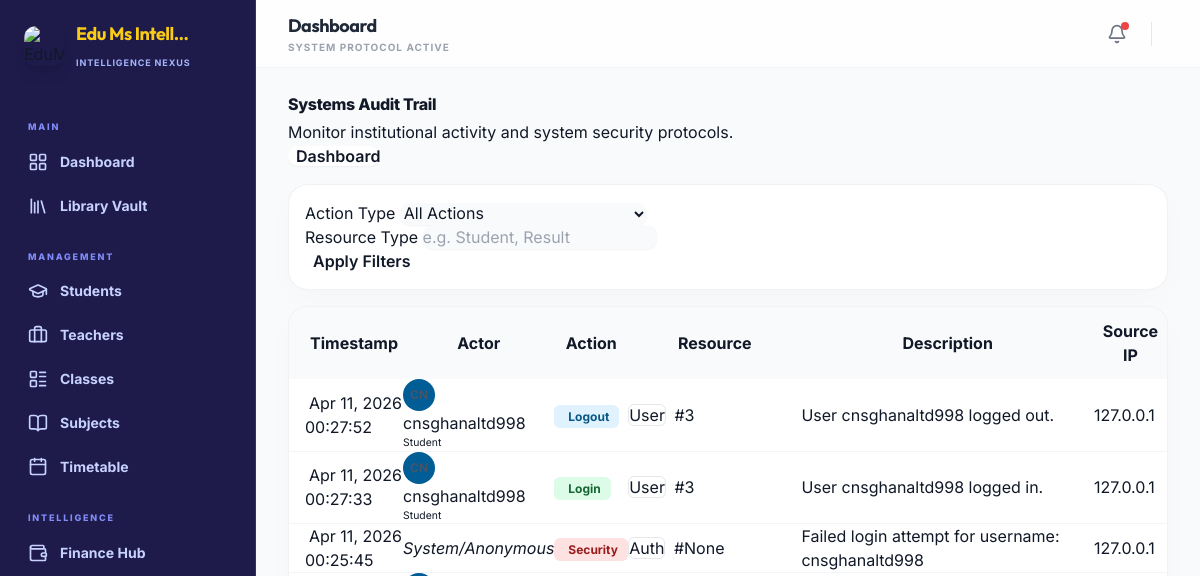
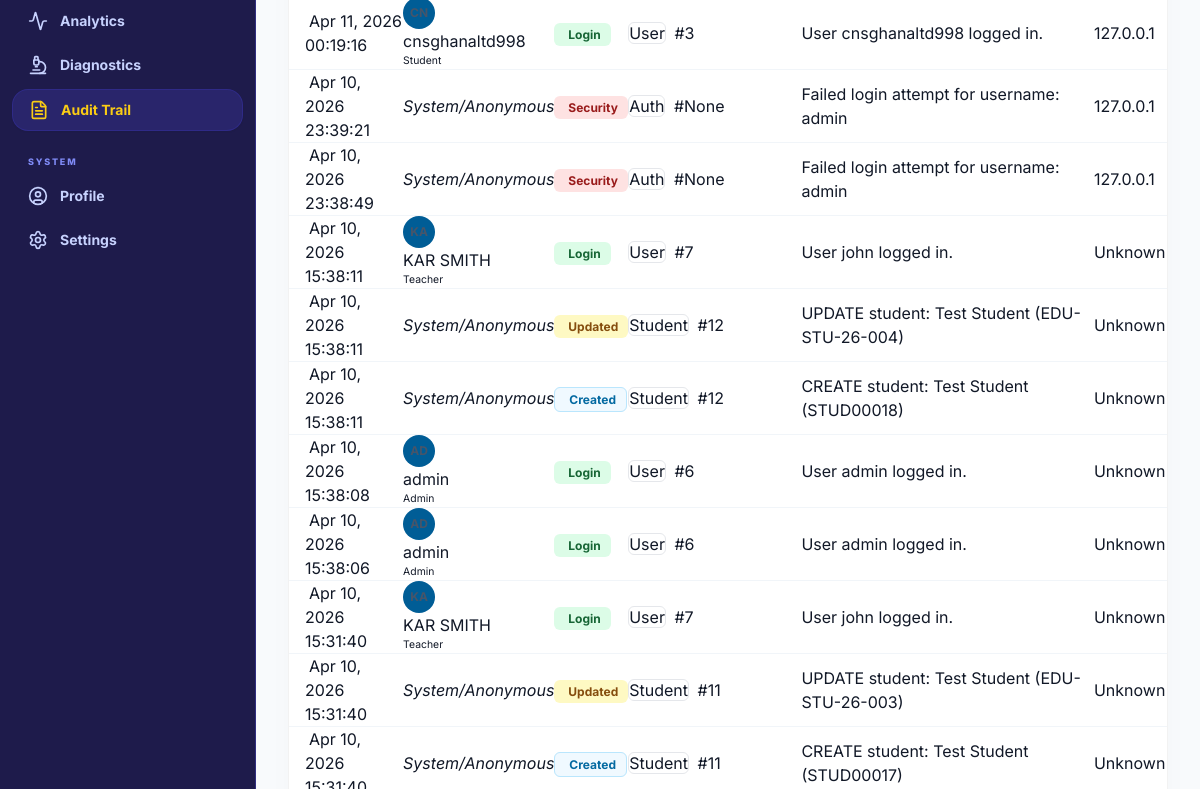
Before: /admin-dashboard/audit/logs/ (signed in, upper part) with the older database file (2 pictures, top to bottom).
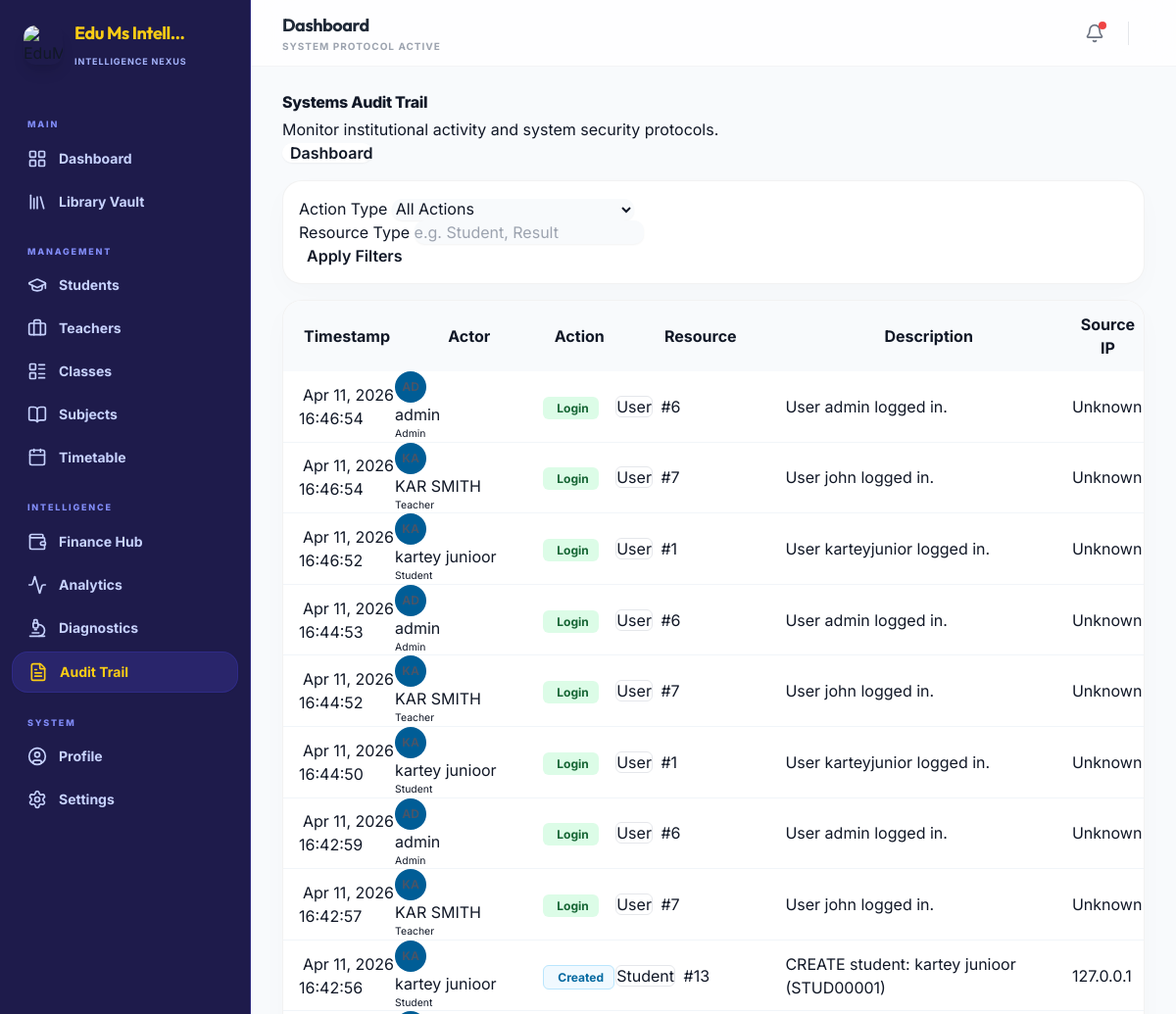
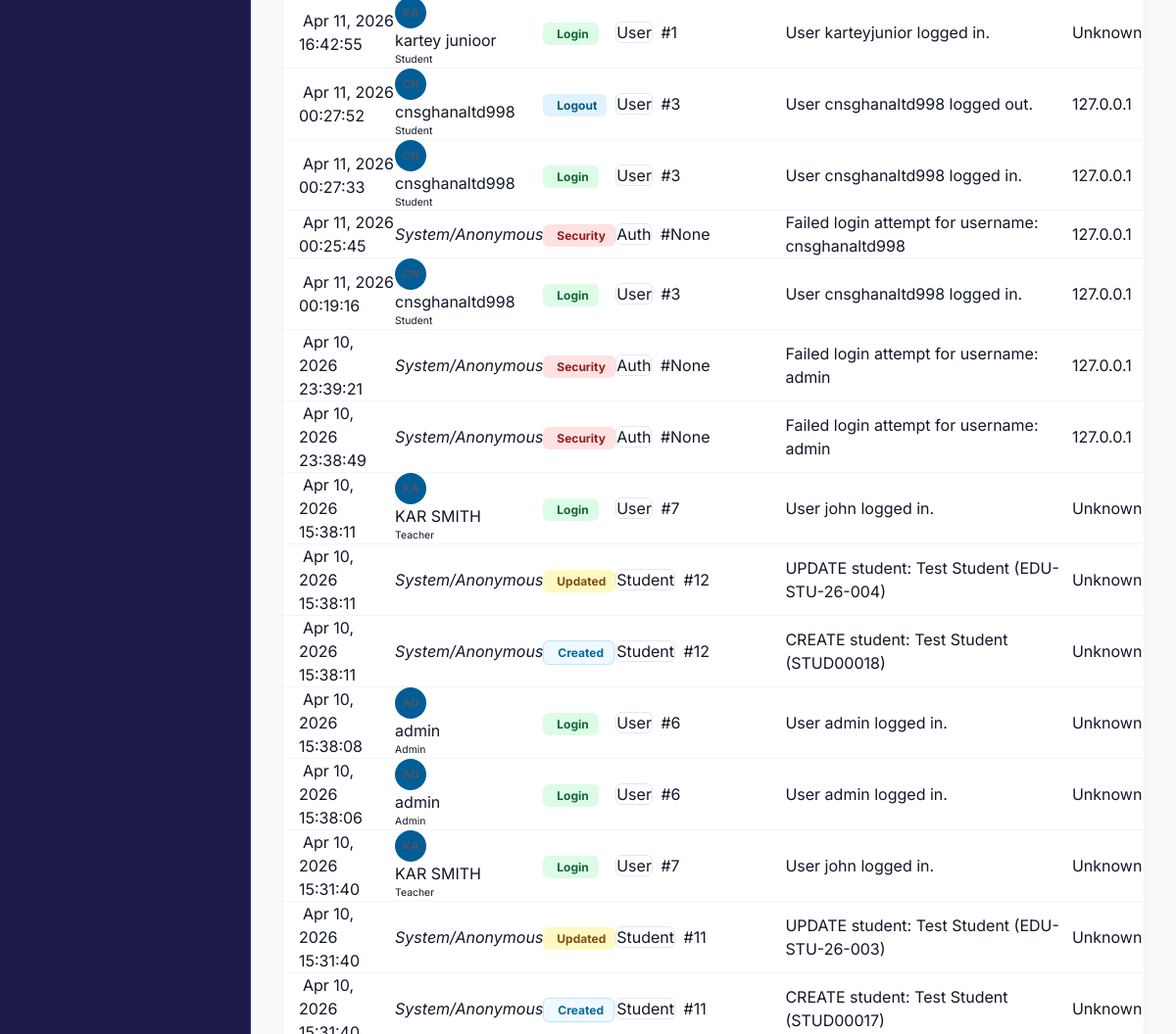
After: the same page with the newer database file (2 pictures, top to bottom).
### core/models.py (models this page shows, shortened)
class AuditLog(models.Model):
    ACTION_CHOICES = [
        ('LOGIN', 'User Login'),
        ('LOGOUT', 'User Logout'),
        ('CREATE', 'Record Created'),
        ('UPDATE', 'Record Updated'),
        ('DELETE', 'Record Deleted'),
        ('SYSTEM', 'System Configuration Change'),
        ('SECURITY', 'Security Alert'),
    ]
    user = models.ForeignKey(settings.AUTH_USER_MODEL, on_delete=models.SET_NULL, null=True, related_name='audit_logs')
    action = models.CharField(max_length=20, choices=ACTION_CHOICES)
    resource_type = models.CharField(max_length=100, help_text="e.g. Student, Result, Teacher")
    resource_id = models.CharField(max_length=100, null=True, blank=True)
    description = models.TextField()
    timestamp = models.DateTimeField(auto_now_add=True)
    ip_address = models.GenericIPAddressField(null=True, blank=True)
    class Meta:
        ordering = ['-timestamp']
        indexes = [
            models.Index(fields=['action', 'timestamp']),
            models.Index(fields=['resource_type', 'resource_id']),
        ]

### accounts/models.py (models this page shows, shortened)
class User(AbstractUser):
    ROLE_CHOICES = (
        ('admin', 'Admin'),
        ('teacher', 'Teacher'),
        ('student', 'Student'),
    )
    GENDER_CHOICES = (
        ('male', 'Male'),
        ('female', 'Female'),
        ('other', 'Other'),
    )
    role = models.CharField(max_length=10, choices=ROLE_CHOICES, default='student')
    gender = models.CharField(max_length=10, choices=GENDER_CHOICES, blank=True, null=True)
    phone = models.CharField(max_length=15, blank=True)
    address = models.TextField(blank=True)
    date_of_birth = models.DateField(null=True, blank=True)
    profile_picture = models.ImageField(upload_to='profiles/', null=True, blank=True)
    has_completed_onboarding = models.BooleanField(default=False)
    badges = models.ManyToManyField(Badge, related_name='users', blank=True)

### admin_dashboard/views.py (the view)
# urls.py: path('audit/logs/', views.audit_log_list, name='audit_logs'),
@admin_required
def audit_log_list(request):
    logs_query = AuditLog.objects.select_related('user').all()
    action = request.GET.get('action')
    resource = request.GET.get('resource')
    if action:
        logs_query = logs_query.filter(action=action)
    if resource:
        logs_query = logs_query.filter(resource_type__icontains=resource)
    paginator = Paginator(logs_query, 50)
    page_number = request.GET.get('page')
    page_obj = paginator.get_page(page_number)
    context = {
        'logs': page_obj,
        'actions': AuditLog.ACTION_CHOICES,
        'selected_action': action,
        'selected_resource': resource
    }
    return render(request, 'admin_dashboard/audit_logs.html', context)

### core/context_processors.py (called while the page is built)
def school_config(request):
    config = SchoolConfiguration.get_config()
    return {'school_config': config}

def unread_notifications(request):
    if request.user.is_authenticated:
        from analytics.models import Notification as AnalyticsNotification
        unread = AnalyticsNotification.objects.filter(recipient=request.user, is_read=False).order_by('-created_at')
        return {
            'unread_notifications': unread[:5],  # Top 5 for dropdown
            'unread_notifications_count': unread.count()
        }
    return {}

### core/models.py (called while the page is built)
    @classmethod
    def get_config(cls):
        obj, created = cls.objects.get_or_create(id=1)
        return obj

### templates/admin_dashboard/audit_logs.html (shortened to what the changed rows need)
{% extends 'base.html' %}
{% load static %}
{% block content %}
<div class="animate-fade-up">
    <div class="d-flex justify-content-between align-items-center mb-4">
        <div>
            <h2 class="mb-1" style="font-weight: 800; letter-spacing: -0.02em;">Systems Audit Trail</h2>
        </div>
    </div>
    <div class="premium-card overflow-hidden">
        <div class="table-responsive">
            <table class="table table-hover align-middle mb-0">
                <thead style="background: #f8fafc;">
                    <tr>
                        <th class="ps-4 border-0 py-3 small fw-bold text-uppercase text-muted">Timestamp</th>
                        <th class="border-0 py-3 small fw-bold text-uppercase text-muted">Actor</th>
                        <th class="border-0 py-3 small fw-bold text-uppercase text-muted">Action</th>
                        <th class="border-0 py-3 small fw-bold text-uppercase text-muted">Resource</th>
                        <th class="border-0 py-3 small fw-bold text-uppercase text-muted">Description</th>
                        <th class="border-0 py-3 small fw-bold text-uppercase text-muted">Source IP</th>
                    </tr>
                </thead>
                <tbody>
                    {% for log in logs %}
                    <tr style="border-bottom: 1px solid #f1f5f9;">
                        <td class="ps-4 small text-muted">
                             {{ log.timestamp|date:"M d, Y" }}<br>
                            <span class="fw-bold">{{ log.timestamp|date:"H:i:s" }}</span>
                        </td>
                        <td>
                            {% if log.user %}
                                <div class="d-flex align-items-center">
                                    <div class="avatar-sm-circle me-2">
                                    </div>
                                    <div>
                                        <div class="fw-bold small">{{ log.user.get_full_name|default:log.user.username }}</div>
                                        <div class="text-muted extra-small">{{ log.user.role|capfirst }}</div>
                                    </div>
                                </div>
                            {% else %}
                                <span class="text-muted italic small">System/Anonymous</span>
                            {% endif %}
                        </td>
                        <td>
                            {% if log.action == 'LOGIN' %}
                                <span class="p-badge-success"> Login</span>
                            {% elif log.action == 'LOGOUT' %}
                                <span class="p-badge-info"> Logout</span>
                            {% elif log.action == 'CREATE' %}
                                <span class="p-badge-exemplary"> Created</span>
                            {% elif log.action == 'UPDATE' %}
                                <span class="p-badge-passing"> Updated</span>
                            {% elif log.action == 'DELETE' %}
                                <span class="p-badge-critical"><i class="fas fa-trash-alt me-1"></i> Deleted</span>
                            {% elif log.action == 'SYSTEM' %}
                                <span class="p-badge-primary"><i class="fas fa-cogs me-1"></i> System</span>
                            {% elif log.action == 'SECURITY' %}
                                <span class="p-badge-critical animate-pulse"> Security</span>
                            {% endif %}
                        </td>
                        <td>
                            <span class="badge bg-light text-dark fw-normal border" style="border-radius: 6px;">{{ log.resource_type }}</span>
                            {% if log.resource_id %}
                                <span class="text-muted small ms-1">#{{ log.resource_id|truncatechars:10 }}</span>
                            {% endif %}
                        </td>
                        <td class="small">{{ log.description }}</td>
                        <td class="small text-muted font-monospace">{{ log.ip_address|default:"Unknown" }}</td>
                    </tr>
                    {% endfor %}
                </tbody>
            </table>
        </div>
    </div>
</div>
{% endblock %}

Changed rows visible on the page:
added AuditLog: timestamp "Apr 11, 2026", timestamp "16:46:54", user.get_full_name "admin", user.role "Admin", action "Login", resource_type "User", resource_id "6", description "User admin logged in.", ip_address "Unknown"
added AuditLog: timestamp "Apr 11, 2026", timestamp "16:46:54", user.get_full_name "KAR SMITH", user.role "Teacher", action "Login", resource_type "User", resource_id "7", description "User john logged in.", ip_address "Unknown"
added AuditLog: timestamp "Apr 11, 2026", timestamp "16:46:52", user.get_full_name "kartey junioor", user.role "Student", action "Login", resource_type "User", resource_id "1", description "User karteyjunior logged in.", ip_address "Unknown"
added AuditLog: timestamp "Apr 11, 2026", timestamp "16:44:53", user.get_full_name "admin", user.role "Admin", action "Login", resource_type "User", resource_id "6", description "User admin logged in.", ip_address "Unknown"
added AuditLog: timestamp "Apr 11, 2026", timestamp "16:44:52", user.get_full_name "KAR SMITH", user.role "Teacher", action "Login", resource_type "User", resource_id "7", description "User john logged in.", ip_address "Unknown"
added AuditLog: timestamp "Apr 11, 2026", timestamp "16:44:50", user.get_full_name "kartey junioor", user.role "Student", action "Login", resource_type "User", resource_id "1", description "User karteyjunior logged in.", ip_address "Unknown"
added AuditLog: timestamp "Apr 11, 2026", timestamp "16:42:59", user.get_full_name "admin", user.role "Admin", action "Login", resource_type "User", resource_id "6", description "User admin logged in.", ip_address "Unknown"
added AuditLog: timestamp "Apr 11, 2026", timestamp "16:42:57", user.get_full_name "KAR SMITH", user.role "Teacher", action "Login", resource_type "User", resource_id "7", description "User john logged in.", ip_address "Unknown"
added AuditLog: timestamp "Apr 11, 2026", timestamp "16:42:56", user.get_full_name "kartey junioor", user.role "Student", action "Created", resource_type "Student", resource_id "13", description "CREATE student: kartey junioor (STUD00001)", ip_address "127.0.0.1"
added AuditLog: timestamp "Apr 11, 2026", timestamp "16:42:55", user.get_full_name "kartey junioor", user.role "Student", action "Login", resource_type "User", resource_id "1", description "User karteyjunior logged in.", ip_address "Unknown"
